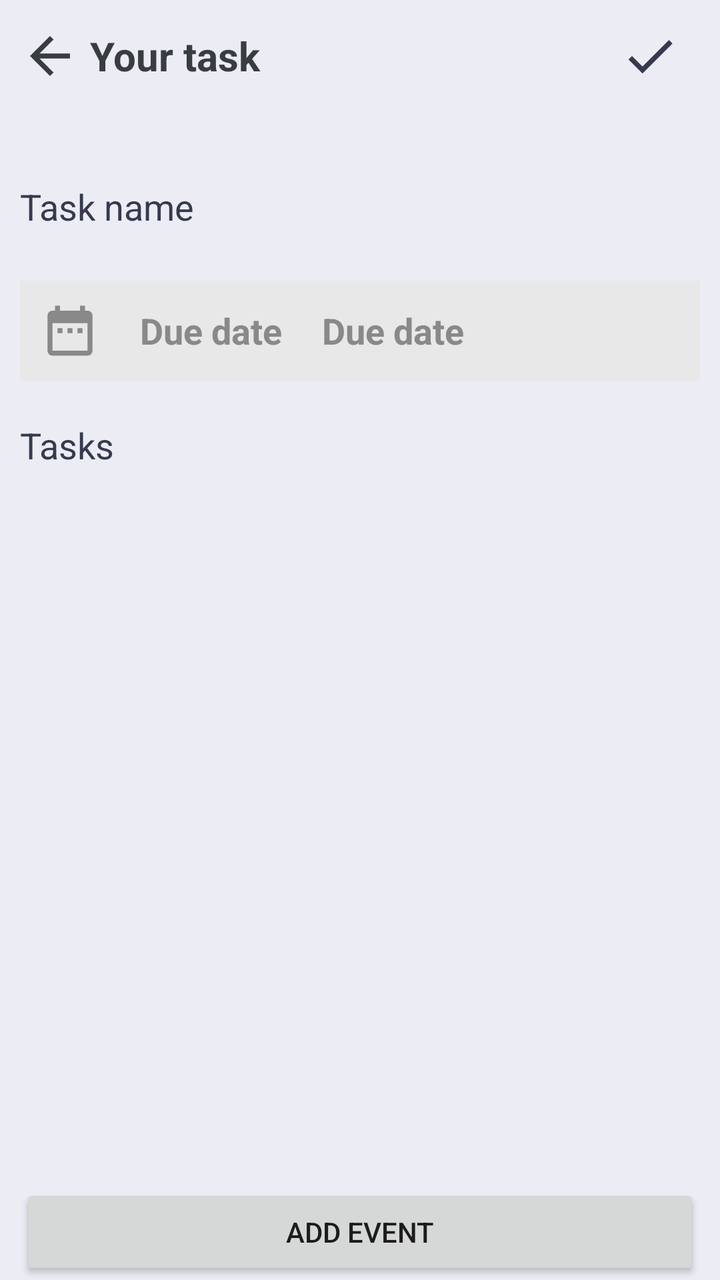
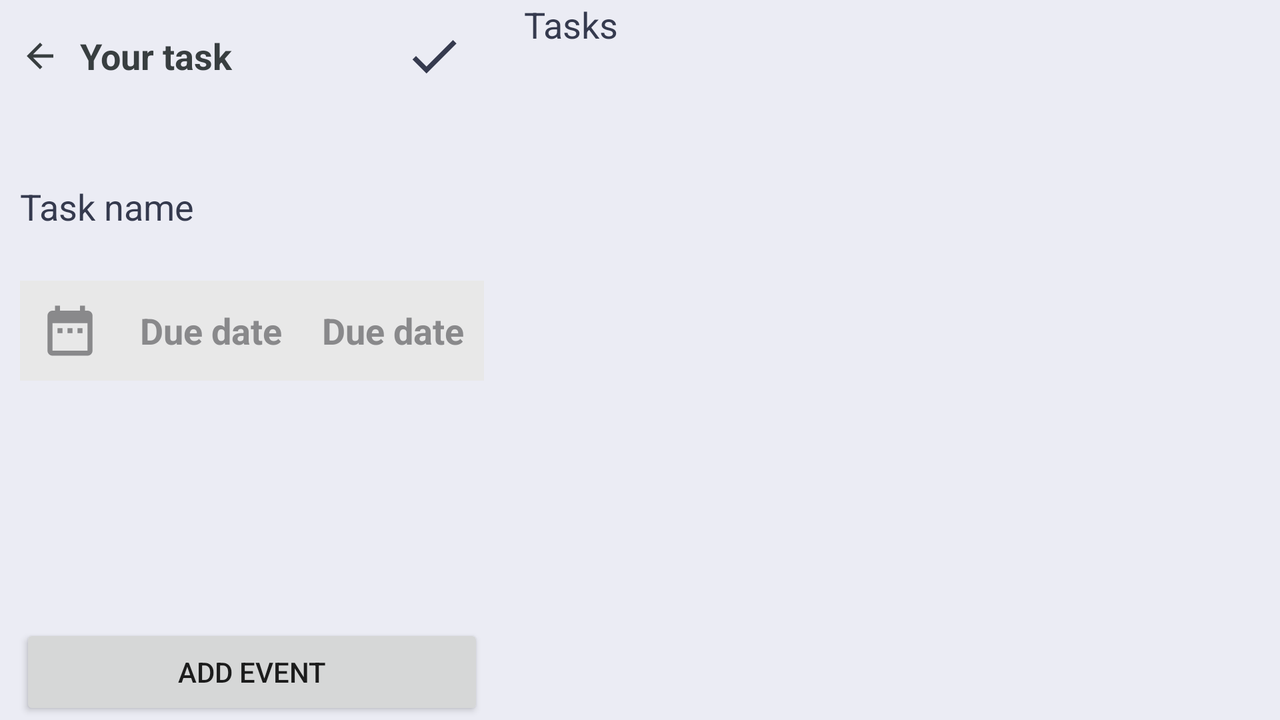

One screen, two layout resources from the same app: the default and the author's alternative for another configuration. Each is rendered where Android would select it; the XML of both is given below.
<!-- AndroidManifest.xml: application theme Theme.Votenoid -->
<!-- res/layout/create_task.xml -->
<?xml version="1.0" encoding="utf-8"?>
<RelativeLayout xmlns:android="http://schemas.android.com/apk/res/android"
    xmlns:app="http://schemas.android.com/apk/res-auto"
    xmlns:tools="http://schemas.android.com/tools"
    android:layout_width="match_parent"
    android:layout_height="match_parent"
    android:background="?attr/backgroundColor"
    tools:context=".Screens.CreateTask">

    <androidx.appcompat.widget.Toolbar
        android:id="@+id/toolbar"
        android:layout_width="match_parent"
        android:layout_height="?actionBarSize"
        app:contentInsetStart="0dp">

        <RelativeLayout
            android:layout_width="match_parent"
            android:layout_height="match_parent"
            android:orientation="horizontal"

            >

            <ImageView
                android:id="@+id/back"
                android:layout_width="40dp"
                android:layout_height="wrap_content"
                android:layout_centerVertical="true"
                android:layout_gravity="center_vertical"
                android:paddingStart="10dp"
                android:src="@drawable/back" />

            <TextView
                android:layout_width="wrap_content"
                android:layout_height="wrap_content"
                android:layout_centerVertical="true"
                android:layout_gravity="center_vertical"
                android:layout_marginStart="5dp"
                android:layout_toEndOf="@+id/back"
                android:text="Your task"
                android:textColor="?attr/smallTextColor"
                android:textSize="20sp"

                android:textStyle="bold" />


            <ImageButton
                android:id="@+id/done"
                android:layout_width="wrap_content"
                android:layout_height="wrap_content"
                android:layout_alignParentEnd="true"
                android:layout_marginEnd="20dp"
                android:layout_centerVertical="true"
                android:layout_centerInParent="true"
                android:background="@drawable/done"

                android:padding="15dp" />
        </RelativeLayout>
    </androidx.appcompat.widget.Toolbar>

    <androidx.core.widget.NestedScrollView
        android:id="@+id/scrollContent"
        android:layout_width="match_parent"
        android:layout_height="match_parent"
        android:layout_above="@+id/addTask"
        android:layout_below="@+id/toolbar">

        <LinearLayout
            android:layout_width="match_parent"
            android:layout_height="match_parent"
            android:orientation="vertical">


            <EditText
                android:layout_width="match_parent"
                android:layout_height="wrap_content"
                android:layout_marginStart="10dp"
                android:layout_marginTop="30dp"
                android:layout_marginEnd="10dp"
                android:layout_marginBottom="20dp"
                android:background="@drawable/no_indicator"
                android:hint="Task name"
                android:id="@+id/taskDescription"
                android:paddingTop="5dp"
                android:paddingBottom="5dp"
                android:textColor="?attr/bigTextColor"
                android:textColorHint="?attr/bigTextColor"

                />

            <LinearLayout
                android:id="@+id/addDueDate"
                android:layout_width="match_parent"
                android:layout_height="wrap_content"
                android:layout_marginStart="10dp"
                android:layout_marginEnd="10dp"
                android:layout_marginBottom="20dp"
                android:background="?attr/cardBackgroundColor"
                android:orientation="horizontal"
                android:padding="10dp">

                <ImageView
                    android:layout_width="wrap_content"
                    android:layout_height="wrap_content"
                    android:src="@drawable/due_date"

                    />

                <TextView
                    android:layout_width="wrap_content"
                    android:layout_height="wrap_content"
                    android:layout_gravity="center_vertical"
                    android:layout_marginStart="20dp"
                    android:text="Due date"
                    android:textColor="?attr/headerColor"
                    android:textSize="18sp"
                    android:textStyle="bold" />

                <TextView
                    android:id="@+id/deadline"
                    android:layout_width="wrap_content"
                    android:layout_height="wrap_content"
                    android:layout_gravity="center_vertical|end"
                    android:layout_marginStart="20dp"
                    android:text="Due date"

                    android:textColor="?attr/headerColor"
                    android:textSize="18sp"
                    android:textStyle="bold" />

            </LinearLayout>

            <TextView
                android:layout_width="wrap_content"
                android:layout_height="wrap_content"
                android:layout_marginStart="10dp"
                android:text="Tasks"

                android:textColor="?attr/bigTextColor"
                android:textSize="18sp" />


            <androidx.recyclerview.widget.RecyclerView
                android:id="@+id/taskList"
                android:layout_width="match_parent"
                android:layout_height="wrap_content"
                android:layout_marginBottom="10dp"
                android:paddingEnd="10dp"

                />

        </LinearLayout>


    </androidx.core.widget.NestedScrollView>

    <Button
        android:id="@+id/addTask"
        android:layout_width="match_parent"
        android:layout_height="wrap_content"
        android:layout_alignParentBottom="true"
        android:layout_marginStart="10dp"
        android:layout_marginEnd="10dp"
        android:text="Add event" />
</RelativeLayout>
<!-- resources referenced by this layout -->
<resources>
  <!-- drawable back (drawable) -->
  <vector android:height="30dp" android:tint="?attr/smallTextColor"
      android:viewportHeight="24" android:viewportWidth="24"
      android:width="30dp" xmlns:android="http://schemas.android.com/apk/res/android">
      <path android:fillColor="@android:color/white" android:pathData="M20,11H7.83l5.59,-5.59L12,4l-8,8 8,8 1.41,-1.41L7.83,13H20v-2z"/>
  </vector>
  <!-- drawable done (drawable) -->
  <vector xmlns:android="http://schemas.android.com/apk/res/android"
      android:width="24dp"
      android:height="24dp"
      android:viewportWidth="24"
      android:viewportHeight="24"
      android:tint="?attr/bigTextColor">
    <path
        android:fillColor="@android:color/white"
        android:pathData="M9,16.2L4.8,12l-1.4,1.4L9,19 21,7l-1.4,-1.4L9,16.2z"/>
  </vector>
  <!-- drawable due_date (drawable) -->
  <vector android:height="30dp" android:tint="@color/small_text_color"
      android:viewportHeight="24" android:viewportWidth="24"
      android:width="30dp" xmlns:android="http://schemas.android.com/apk/res/android">
      <path android:fillColor="@android:color/white" android:pathData="M9,11L7,11v2h2v-2zM13,11h-2v2h2v-2zM17,11h-2v2h2v-2zM19,4h-1L18,2h-2v2L8,4L8,2L6,2v2L5,4c-1.11,0 -1.99,0.9 -1.99,2L3,20c0,1.1 0.89,2 2,2h14c1.1,0 2,-0.9 2,-2L21,6c0,-1.1 -0.9,-2 -2,-2zM19,20L5,20L5,9h14v11z"/>
  </vector>
  <style name="Theme.Votenoid" parent="Theme.MaterialComponents.Light.NoActionBar">
          
          <item name="colorPrimary">@color/colorPrimary</item>
          <item name="colorPrimaryVariant">@color/colorPrimary</item>
          <item name="colorOnPrimary">@color/white</item>
          
          <item name="colorSecondary">@color/colorPrimary</item>
          <item name="colorSecondaryVariant">@color/colorSecondary</item>
          <item name="colorOnSecondary">@color/black</item>
          <item name="backgroundColor">@color/alternate_white</item>
          <item name="bigTextColor">@color/headerColor</item>
          <item name="headerColor">@color/small_text_color</item>
          <item name="smallTextColor">@color/big_text_color</item>
          <item name="android:windowDisablePreview">true</item>
          <item name="searchColor">#E8E8E8</item>
          <item name="cardBackgroundColor">@color/gray_white</item>
  
          <item name="tabTextColor">@color/headerColor</item>
  
          
          <item name="android:statusBarColor" tools:targetApi="l">@color/colorPrimary</item>
          
      </style>
  <color name="small_text_color">#89898B</color>
  <color name="colorPrimary">#F8B800</color>
  <color name="white">#FFFFFFFF</color>
  <color name="colorSecondary">#adadb0</color>
  <color name="black">#FF000000</color>
  <color name="alternate_white">#EBECF4</color>
  <color name="headerColor">#353A4E</color>
  <color name="big_text_color">#383E40</color>
  <color name="gray_white">#E8E8E8</color>
</resources>
<!-- res/layout-land/create_task.xml (the author's variant of the layout above) -->
<!-- drawn on the phone turned sideways -->
<?xml version="1.0" encoding="utf-8"?>
<RelativeLayout xmlns:android="http://schemas.android.com/apk/res/android"
    xmlns:app="http://schemas.android.com/apk/res-auto"
    xmlns:tools="http://schemas.android.com/tools"
    android:layout_width="match_parent"
    android:layout_height="match_parent"
    android:background="?attr/backgroundColor"
    tools:context=".screens.CreateTask">

    <androidx.appcompat.widget.Toolbar
        android:id="@+id/toolbar"
        android:layout_width="match_parent"
        android:layout_height="?actionBarSize"
        android:layout_toStartOf="@id/scroll"
        app:contentInsetStart="0dp">

            <ImageView
                android:id="@+id/back"
                android:layout_width="30dp"
                android:layout_height="wrap_content"
                android:layout_centerVertical="true"
                android:layout_gravity="center_vertical"
                android:paddingStart="10dp"
                android:src="@drawable/back" />

            <TextView
                android:layout_width="wrap_content"
                android:layout_height="wrap_content"
                android:layout_centerVertical="true"
                android:layout_gravity="center_vertical"
                android:layout_marginStart="10dp"
                android:layout_toEndOf="@+id/back"
                android:text="Your task"
                android:textColor="?attr/smallTextColor"
                android:textSize="18sp"

                android:textStyle="bold" />

        <ImageButton
            android:id="@+id/done"
            android:layout_width="wrap_content"
            android:layout_height="wrap_content"
            android:layout_alignParentEnd="true"
            android:layout_marginEnd="20dp"
            android:layout_gravity="end"
            android:layout_centerVertical="true"
            android:layout_centerInParent="true"
            android:background="@drawable/done"

            android:padding="15dp" />
    </androidx.appcompat.widget.Toolbar>


        <LinearLayout
            android:layout_width="wrap_content"
            android:layout_height="match_parent"
            android:layout_below="@id/toolbar"
            android:id="@+id/others"
            android:orientation="vertical">


            <EditText
                android:layout_width="match_parent"
                android:layout_height="wrap_content"
                android:layout_marginStart="10dp"
                android:layout_marginTop="30dp"
                android:layout_marginEnd="10dp"
                android:layout_marginBottom="20dp"
                android:background="@drawable/no_indicator"
                android:hint="Task name"
                android:id="@+id/taskDescription"
                android:paddingTop="5dp"
                android:paddingBottom="5dp"
                android:textColor="?attr/bigTextColor"
                android:textColorHint="?attr/bigTextColor"

                />

            <LinearLayout
                android:id="@+id/addDueDate"
                android:layout_width="match_parent"
                android:layout_height="wrap_content"
                android:layout_marginStart="10dp"
                android:layout_marginEnd="10dp"
                android:layout_marginBottom="20dp"
                android:background="?attr/cardBackgroundColor"
                android:orientation="horizontal"
                android:padding="10dp">

                <ImageView
                    android:layout_width="wrap_content"
                    android:layout_height="wrap_content"
                    android:src="@drawable/due_date"

                    />

                <TextView
                    android:layout_width="wrap_content"
                    android:layout_height="wrap_content"
                    android:layout_gravity="center_vertical"
                    android:layout_marginStart="20dp"
                    android:text="Due date"
                    android:textColor="?attr/headerColor"
                    android:textSize="18sp"
                    android:textStyle="bold" />

                <TextView
                    android:id="@+id/deadline"
                    android:layout_width="wrap_content"
                    android:layout_height="wrap_content"
                    android:layout_gravity="center_vertical|end"
                    android:layout_marginStart="20dp"
                    android:text="Due date"

                    android:textColor="?attr/headerColor"
                    android:textSize="18sp"
                    android:textStyle="bold" />

            </LinearLayout>

        </LinearLayout>

    <androidx.core.widget.NestedScrollView
        android:layout_width="match_parent"
        android:layout_toEndOf="@id/others"
        android:layout_height="match_parent"
        android:id="@+id/scroll"
        android:layout_alignParentEnd="true"
        >
        <LinearLayout
            android:layout_width="match_parent"
            android:layout_height="match_parent"
            android:orientation="vertical"
            >

        <TextView
            android:layout_width="wrap_content"
            android:layout_height="wrap_content"
            android:layout_marginStart="10dp"

            android:text="Tasks"

            android:textColor="?attr/bigTextColor"
            android:textSize="18sp" />


        <androidx.recyclerview.widget.RecyclerView
            android:id="@+id/taskList"
            android:layout_width="match_parent"
            android:layout_height="wrap_content"
            android:layout_marginBottom="10dp"
            android:paddingEnd="10dp"

            />

        </LinearLayout>
    </androidx.core.widget.NestedScrollView>


    <Button
        android:id="@+id/addTask"
        android:layout_width="match_parent"
        android:layout_height="wrap_content"
        android:layout_toStartOf="@+id/scroll"
        android:layout_alignParentStart="true"
        android:layout_alignParentBottom="true"
        android:layout_marginStart="10dp"
        android:layout_marginEnd="10dp"
        android:text="Add event" />
</RelativeLayout>
